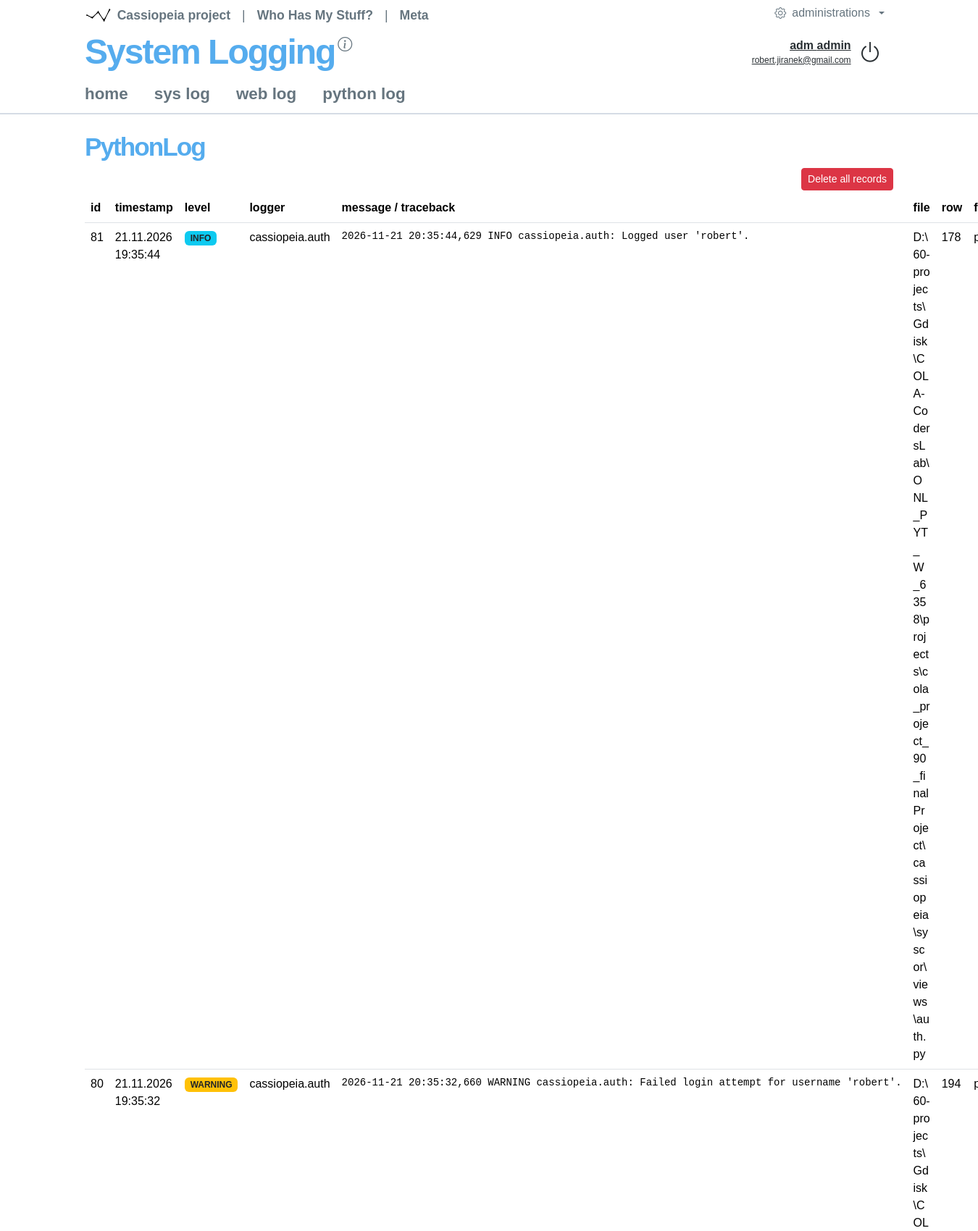
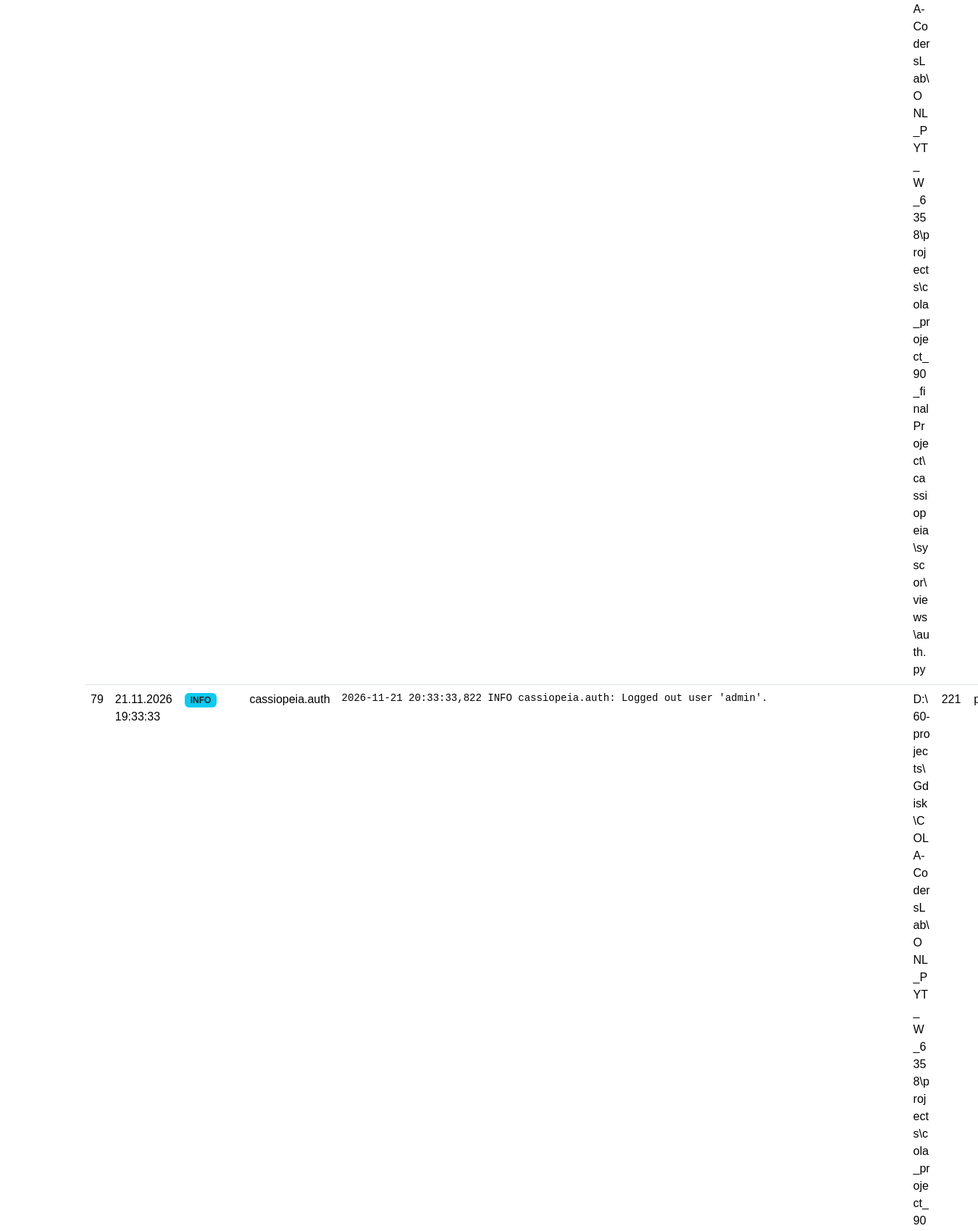
Page /syslog/pythonloglist (signed in, upper part) on the committed database (2 pictures, top to bottom).
### syscor/models.py (models this page shows)
class PythonLog(models.Model):
    timestamp = models.DateTimeField(auto_now_add=True, db_index=True)
    level = models.CharField(max_length=10, db_index=True)
    logger_name = models.CharField(max_length=255)
    message = models.TextField()
    pathname = models.TextField()
    lineno = models.PositiveIntegerField()
    func_name = models.CharField(max_length=255)
    class Meta:
        ordering = ["-timestamp", "-id"]

### syslog/views/syslog.py (the view)
# urls.py: path("pythonloglist", PythonLogListView.as_view(), name="pythonloglist"),
class PythonLogListView(SysAuthNoPermission, View):
    permission_required = "syscor.view_pythonlog"
    def get(self, request):
        logs = PythonLog.objects.order_by("-timestamp", "-id")[:100]
        return self.page_render(
            request, "pythonloglist", {"pythonlogs": logs}
        )

### syscor/views/tools.py (called while the page is built)
    @staticmethod
    def session_clear(request, session_name):
        request.session.pop(session_name, None)
        return True

### syscor/views/web.py (called while the page is built)
    @staticmethod
    def web_application_attribute_get(application_code: str = 'cassiopeia', application_attribut: str = None) -> dict[str, str] | str:
        application_code = application_code.lower()
        attribs = WEB_APPLICATIONS[application_code].copy()
        attribs['application_code'] = application_code
        if application_attribut is None:
            return attribs
        else:
            application_attribut = application_attribut.lower()
            return attribs[application_attribut]

    @staticmethod
    def web_application_module_attribute_get(module_code: str = 'cassiopeia', module_attribut: str = None) -> dict[str, str] | str:
        module_code = module_code.lower()
        attribs = WEB_APPLICATION_MODULES[module_code].copy()
        attribs['module_code'] = module_code
        if module_attribut is None:
            return attribs
        else:
            module_attribut = module_attribut.lower()
            return attribs[module_attribut]

    @staticmethod
    def web_message_get(request, message_type = 'web_message'):
        sys_msg_value = request.session.get(message_type)
        sysTools.session_clear(request, message_type)
        request.session.pop(message_type, None)
        return sys_msg_value

### syslog/views/logging.py (called while the page is built)
    @staticmethod
    def log(
        request,
        module_code: str,
        module_file_template: str,
        web_page_attributes: dict,
        timedelta_render_page: timedelta,
        timedelta_content_prepare: timedelta,
    ) -> bool:
        try:
            with transaction.atomic():
                WebLog.objects.create(
                    module_code=module_code,
                    module_file_template=module_file_template,
                    web_page_attributes=web_page_attributes,
                    timedelta_render_page=timedelta_render_page,
                    timedelta_content_prepare=timedelta_content_prepare,
                )
        except DatabaseError:
            logger.exception("WebLogging.log(): The record could not be saved to table WebLog.")
            return False
        return True

### syslog/templates/pythonloglist.html (shortened to what this page needs)
{% extends "syscor-body.html" %}
{% block content-l2 %}
<h1>{{web_page_attributes.module_name}} </h1>
{% if perms.syscor.delete_pythonlog %}
<div class="d-flex justify-content-end mb-1">
    <form method="post"
          action="{% url 'pythonlogclear' %}"
          onsubmit="return confirm('Really delete all records?');">
        <button type="submit" class="btn btn-danger btn-sm">
            Delete all records
        </button>
    </form>
</div>
{% endif %}
<div class="table">
<table class="table">
    <tr>
        <th>id</th>
        <th>timestamp</th>
        <th>level</th>
        <th>logger</th>
        <th>message / traceback</th>
        <th>file</th>
        <th>row</th>
        <th>function</th>
    </tr>
{% for log in web_data.pythonlogs %}
    <tr>
        <td>{{ log.id }}</td>
        <td>{{ log.timestamp|date:"d.m.Y H:i:s" }}</td>
        <td>
            <span class="badge {% if log.level == 'CRITICAL' or log.level == 'ERROR' %}bg-danger{% elif log.level == 'WARNING' %}bg-warning text-dark{% elif log.level == 'INFO' %}bg-info text-dark{% else %}bg-secondary{% endif %}">
                {{ log.level }}
            </span>
        </td>
        <td>{{ log.logger_name }}</td>
        <td>
            <pre class="mb-0">{{ log.message }}</pre>
        </td>
        <td class="text-break">{{ log.pathname }}</td>
        <td>{{ log.lineno }}</td>
        <td>{{ log.func_name }}</td>
    </tr>
{% empty %}
    <tr>
        <td colspan="8" class="text-center text-muted">
            No records in the table.
        </td>
    </tr>
{% endfor %}
</table>
</div>
{% endblock %}

### syscor/templates/syscor-nav-line.html (shortened to what this page needs)
{% load static %}
<div class="row align-items-center gy-2">
    <div class="col-12 col-lg">
        <nav class="navbar rjd-brand-row justify-content-start align-items-start flex-nowrap">
            <a class="navbar-brand rjd-project-name" href="/{{ web_page_attributes.application_code }}">
                {{ web_page_attributes.application_name }}
            </a>
            <a class="icon-link rjd-header-action" href="#aboutProjectInfo"
               role="button" data-bs-toggle="modal" data-bs-target="#aboutProjectInfo"
               aria-label="About project Cassiopeia">
                <i class="bi bi-info-circle fs-5" aria-hidden="true"></i>
            </a>
        </nav>
    </div>
    <div class="col-12 col-lg-auto">
        <div class="rjd-account">
        {% if user.is_authenticated %}
            <div class="rjd-account-details">
                <a class="rjd-account-profile" href="{% url 'profile' %}">
                    {{ user.first_name }} {{ user.last_name|default:user.username }}<br>
                    <span class="rjd-account-caption">{{ user.email|default:user.username }}</span>
                </a>
            </div>
            <form action="{% url 'logout' %}" method="post">
                <button class="rjd-account-action" type="submit" aria-label="Logout" title="Logout">
                    <i class="bi bi-power fs-2" aria-hidden="true"></i>
                </button>
            </form>
        {% endif %}
        </div>
    </div>
</div>

### syscor/static/css/cassiopeia/base.css (style rules this page uses)
:root { --bs-body-font-family: Calibri, Verdana, Arial, sans-serif; --bs-body-color: #292f33; --bs-body-bg: #ffffff; --bs-link-color: #292f33; --bs-link-hover-color: #66757F; --bs-link-visited-color: #292f33; }
a:where(:not(.btn, .nav-link, .dropdown-item, .navbar-brand)) { text-decoration: underline; color: #292f33 }
a:where(:not(.btn, .nav-link, .dropdown-item, .navbar-brand)):hover { text-decoration: underline; color: #55acee }
a:where(:not(.btn, .nav-link, .dropdown-item, .navbar-brand)):focus-visible { outline: 2px solid currentColor; outline-offset: 3px; }
h1 { font-size: 2.2em; color: #55acee; font-weight: 500; letter-spacing: -2px; }
.rjd-project-name { color: #55acee; letter-spacing: -2px; font-weight: 700; font-size: clamp(1.8rem, 4vw, 3rem); line-height: 1.1; padding-block: 0; min-width: 0; white-space: normal; overflow-wrap: anywhere; }
.rjd-brand-row { padding-block: 0.25rem; gap: 0.25rem; }
.rjd-brand-row .rjd-project-name { margin-inline-end: 0; }
.rjd-brand-row .rjd-header-action { color: #66757f; }
.rjd-account { display: flex; align-items: center; justify-content: flex-end; flex-wrap: nowrap; gap: 0.4rem; padding: 0.4rem 0.75rem; }
.rjd-account-details { display: flex; flex-direction: column; justify-content: center; text-align: right; gap: 0; min-width: 0; font-size: 1.0rem; line-height: 1.15; }
.rjd-account-caption { color: #292f33; font-weight: 400; font-size: 0.75rem; }
.rjd-account .rjd-account-profile { color: #292f33; font-weight: 600; text-decoration: underline; overflow-wrap: anywhere; }
.rjd-account .rjd-account-action { display: inline-flex; align-items: center; justify-content: center; flex-shrink: 0; width: 2.5rem; height: 2.5rem; border: 0; background: transparent; border-radius: 0.25rem; color: #292f33; font-size: 1rem; text-decoration: none; }
.rjd-main h1 { font-weight: 800; }

### rows in the picture
PythonLog: id "81", timestamp "21.11.2026 19:35:44", level "INFO", logger_name "cassiopeia.auth", message "2026-11-21 20:35:44,629 INFO cassiopeia.auth: Logged user 'robert'.", pathname "D:\\60-projects\\Gdisk\\COLA-CodersLab\\ONL_PYT_W_6358\\projects\\cola_project_90_finalProject\\cassiopeia\\syscor\\views\\auth.py", lineno "178"
PythonLog: id "80", timestamp "21.11.2026 19:35:32", level "WARNING", logger_name "cassiopeia.auth", message "2026-11-21 20:35:32,660 WARNING cassiopeia.auth: Failed login attempt for username 'robert'.", pathname "D:\\60-projects\\Gdisk\\COLA-CodersLab\\ONL_PYT_W_6358\\projects\\cola_project_90_finalProject\\cassiopeia\\syscor\\views\\auth.py", lineno "194"
PythonLog: id "79", timestamp "21.11.2026 19:33:33", level "INFO", logger_name "cassiopeia.auth", message "2026-11-21 20:33:33,822 INFO cassiopeia.auth: Logged out user 'admin'.", lineno "221"

### other values in the picture
{{ web_page_attributes.application_name }} "System Logging"
{{ user.first_name }} "adm"
{{ user.last_name|default:user.username }} "admin"
{{ user.email|default:user.username }} "robert.jiranek@gmail.com"
{{ web_page_attributes.module_name }} "PythonLog"
